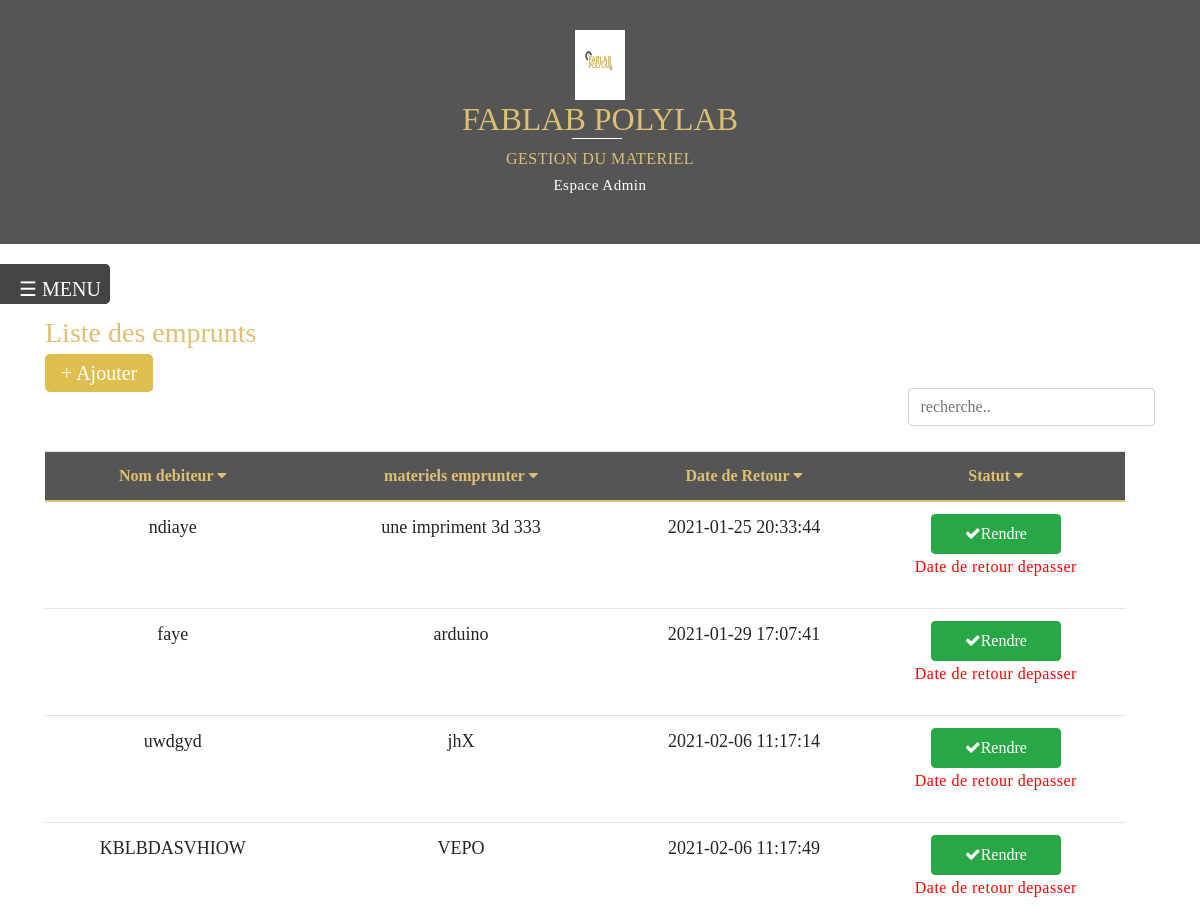
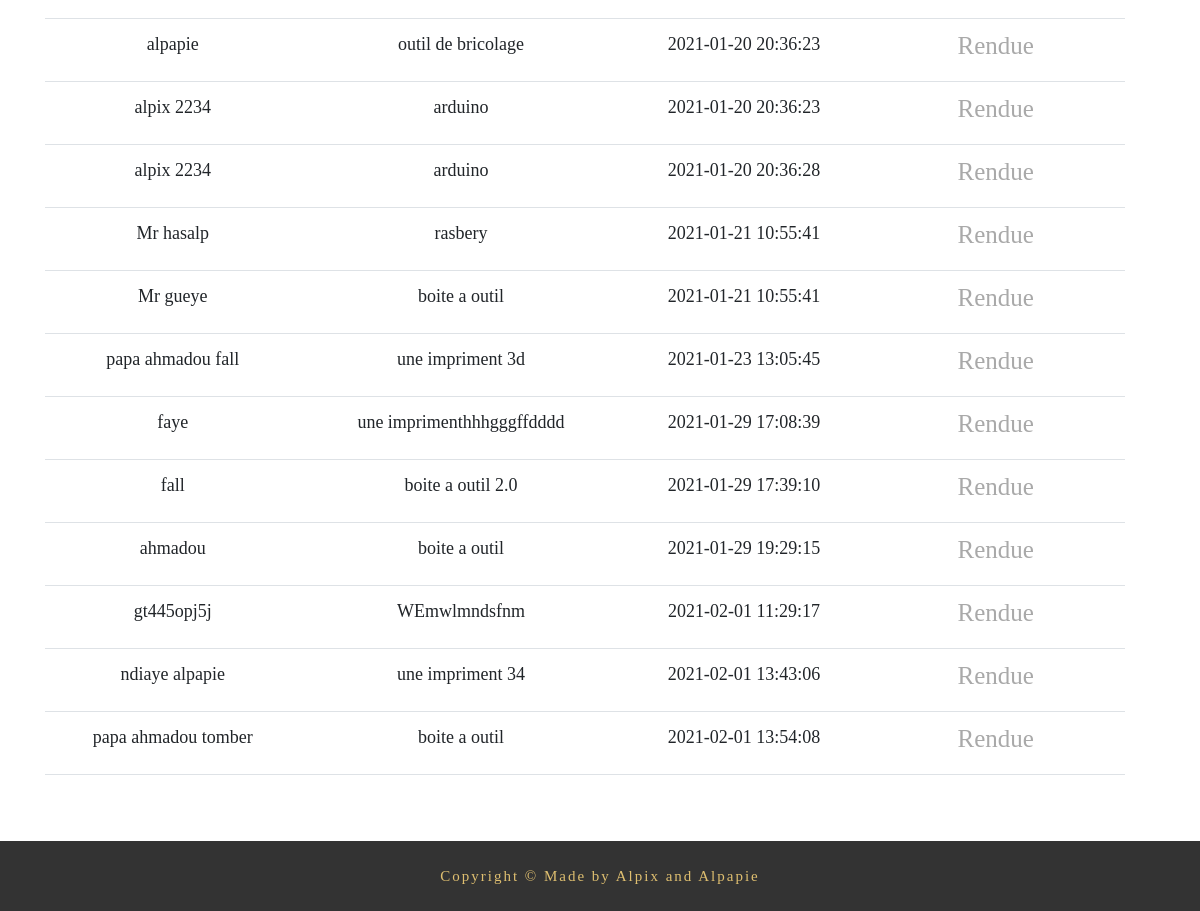
Screenshot of /empunt/listeEmprunt.php (signed in) with the database file from the repository (2 pictures, top to bottom).
### tables this page shows
CREATE TABLE IF NOT EXISTS `emprunt` (
  `id` int(60) NOT NULL AUTO_INCREMENT,
  `nom` varchar(256) NOT NULL,
  `materielEmprunter` varchar(256) NOT NULL,
  `descript` longtext NOT NULL,
  `date ajout` timestamp NOT NULL DEFAULT CURRENT_TIMESTAMP,
  `dateRetour` date NOT NULL,
  `rendu` tinyint(1) NOT NULL,
  PRIMARY KEY (`id`)
);

### empunt/listeEmprunt.php (the view, shortened to what this page needs)
<!DOCTYPE html>
<html lang="en">
<head>
    <link rel="stylesheet" href="../view/style.css">
    <link rel="stylesheet" href="../view/css/bootstrap.css">
    <link rel="stylesheet" type="text/css" href="../view/css/bootstrap.min.css">
    <link rel="stylesheet" media="screen and (max-width: 600px)" href="smartscreen.css">
</head>
<?php
include("../view/header.php");
include("./sidebar.php");
?>
</head>
<body>
<button class="openbtn" onclick="openNav()"> <span style="margin-right: -100px">☰ MENU</span></button>
<br><br>
<div class="container ">
  <br>
  <h3 class="h3">Liste des emprunts</h3>
  <a style="text-decoration: none" href="./ajouterEmprun.php
" class="liste-btn btn-lg active" role="button" aria-pressed="true" > + Ajouter</a>
<br>
<div  align="left" class=" row col-6 col-sm-3 search-container">
                     <input type="text" name="search" placeholder="recherche.." id="search" class="form-control" />
              <br>
              </div>
        <DIV class=" row col-12 col-sm-12 table-responsive ">
        <table style="font-size: 16px; text-align:center" class="table table-hover"  id="employee_table" data-toggle="table" data-search="true" data-show-columns="true">
          <thead>
            <tr>
              <th data-sortable="true" data-field="num de serie">Nom debiteur <i class="fa fa-caret-down" aria-hidden="true"></i></th>
               <th data-field="materiel emprunter" data-sortable="true" > materiels emprunter <i class="fa fa-caret-down" aria-hidden="true"></i></th>
               <th data-sortable="true" > Date de Retour <i class="fa fa-caret-down" aria-hidden="true"></i></th>
               <th>Statut <i class="fa fa-caret-down" aria-hidden="true"></i></th>
            </tr>
          </thead>
          <tbody >
 <?php
 require("../controller/connexion-bd.php");
 $req="SELECT * from emprunt order by rendu";
 $resultat=mysqli_query($connexion, $req);
 while ($ligne =mysqli_fetch_assoc($resultat)) {
  echo '<tr id="recherchert">
  <td id="color"  popup-open="popup'.$ligne['id'].'" href="javascript:void(0)">'
   .$ligne['nom'].'</td><td id="color" popup-open="popup'.$ligne['id'].'" href="javascript:void(0)">'
  .$ligne['materielEmprunter'].'</td><td id="color" popup-open="popup'.$ligne['id'].'" href="javascript:void(0)">'
  .$ligne['date ajout'].'</td><td > ';
  if ($ligne['rendu']==1) {
    echo '<h4 style="color:darkgray;font-size: 25px;">Rendue</h4>';
  }elseif($ligne['rendu']==0){
   echo ' <button class="btn btn-success "><a  href="../controller/listeEmpruntsup.php?id='.$ligne['id'].'"><i class="fa fa-check" style="color:white;"aria-hidden="true">Rendre</i></a></button>';
  }
  if(date('Y-m-d')>$ligne['dateRetour'] && $ligne['rendu']==0 ){
    echo '<p style="color:red" align=center> Date de retour depasser </p>';
    }
echo '</td> </tr>';
        }
 echo '</tbody></div> </table> </div> </div>';
 ?>
<footer class="footer">
        <p style="color: #dfbf70;" id="copy">Copyright &copy; Made by Alpix and Alpapie </p>
    </footer>
</body>
</html>
</body>

### view/header.php (shortened to what this page needs)
<!DOCTYPE html>
<html>
<head>
  <link href="https://cdn.jsdelivr.net/npm/bootstrap@5.0.0-beta1/dist/css/bootstrap.min.css" rel="stylesheet">
<link rel="stylesheet" href="https://cdnjs.cloudflare.com/ajax/libs/font-awesome/4.7.0/css/font-awesome.min.css">
    <link rel="stylesheet" href="https://stackpath.bootstrapcdn.com/bootstrap/4.4.1/css/bootstrap.min.css">
<link rel="stylesheet" href="https://unpkg.com/bootstrap-table@1.16.0/dist/bootstrap-table.min.css">
</head>
<body>
<div class="header">
  <img src="./logofablab.jpeg" alt="logo" width="50" height="70">
  <h2><a id="title" href="../gestion materiels/affichageMateriel.php">FABLAB POLYLAB</a> </h2>
  <p style="color: #dfbf70" >GESTION DU MATERIEL <br> <span style="color:white;font-size: 15px">Espace Admin</span></p>
</div>
</body>
</html>

### empunt/sidebar.php (shortened to what this page needs)
<!DOCTYPE html>
<html>
<head>
</head>
<body>
<button class="openbtn" onclick="openNav()"> <span style="margin-right: -100px">☰ MENU</span></button>
</body>
</html>

### view/style.css (style rules this page uses)
* { position: relative; margin: 0%; padding: 0%; font-family:'Bahnschrift'; }
* { box-sizing: border-box; }
body { margin: 0; font-size: 26px; }
a { text-decoration: none; }
footer.footer { position: relative; height: 70px; font-size: 16px; bottom: 0; display: flex; flex-direction: column; justify-content: center; }
#copy { font-size: 15px; letter-spacing: 2PX; margin: auto; }
footer.footer { text-align: center; background-color: #333; height: 50px; bottom: 0; width: 100%; color:#FFF; margin-top: 50px; }
body { font-family:'Arial'; }
button { margin-left: 80px; width: 130px; height: 40px; }

### empunt/listeEmprunt.php (style rules this page uses)
a { text-decoration: none !important ; }
#color { font-size: 18px; }
.liste-btn { background-color: #dfbe50; text-align: center; border: bold black 15px; border-radius: 4px; text-decoration: none; color: #fff; }
.openbtn { position:fixed; z-index: 1; font-size: 20px; cursor: pointer; background-color: #444; color: white; padding: 10px 15px; border: none; margin-left: 10px; margin-top: 20px; border-radius: 10px; transition: all .2s; left: -100px; width: 200px; transition: 0.3s; text-decoration: none; font-size: 20px; color: white; border-radius: 0 5px 5px 0; }
h3 { margin-top: 50px; color: #dfbf70 ; }
body { font-family:Arial, Helvetica, sans-serif; }
p { font-size:16px; line-height:26px; letter-spacing:0.5px; color:#484848; }
tr { cursor: pointer; }
th { color:#dfbf70; }
thead { background-color: #555; }
.search-container { float: right; }
button { background-color: #ddd; border: none; cursor: pointer; }
.search-container { float: right; display: inline; float: row; font-size: 17px; border: none; cursor: pointer; }
a { text-decoration: none; }
footer.footer { position: relative; height: 70px; font-size: 16px; bottom: 0; display: flex; flex-direction: column; justify-content: center; }
#copy { font-size: 15px; letter-spacing: 2PX; margin: auto; }

### view/header.php (style rules this page uses)
* { box-sizing: border-box; }
.header { position: relative; background-color: #555; padding: 30px; text-align: center; color:#dfbe50; font-size: 20px; }
a#title { color:#dfbf70; cursor: pointer; text-decoration: none; }
a#title::after { position: absolute; content: ""; width: 50px ; height: 1px; background-color: white; display: block; left: 40%; }
button { background-color: #ddd; border: none; cursor: pointer; }

### empunt/sidebar.php (style rules this page uses)
.openbtn { position:fixed; z-index: 1; font-size: 20px; cursor: pointer; background-color: #444; color: white; padding: 10px 15px; border: none; margin-left: 10px; margin-top: 20px; border-radius: 10px; transition: all .2s; left: -100px; width: 200px; transition: 0.3s; text-decoration: none; font-size: 20px; color: white; border-radius: 0 5px 5px 0; }

### rows the page displays
emprunt: nom "ndiaye", materielEmprunter "une impriment 3d 333", date ajout "2021-01-25 20:33:44", dateRetour "Date de retour depasser"
emprunt: nom "faye", materielEmprunter "arduino", date ajout "2021-01-29 17:07:41", dateRetour "Date de retour depasser"
emprunt: nom "uwdgyd", materielEmprunter "jhX", date ajout "2021-02-06 11:17:14", dateRetour "Date de retour depasser"
emprunt: nom "KBLBDASVHIOW", materielEmprunter "VEPO", date ajout "2021-02-06 11:17:49", dateRetour "Date de retour depasser"
emprunt: nom "alpapie", materielEmprunter "outil de bricolage", date ajout "2021-01-20 20:36:23", rendu "Rendue"
emprunt: nom "alpix 2234", materielEmprunter "arduino", date ajout "2021-01-20 20:36:23", rendu "Rendue"
emprunt: nom "alpix 2234", materielEmprunter "arduino", date ajout "2021-01-20 20:36:28", rendu "Rendue"
emprunt: nom "Mr hasalp", materielEmprunter "rasbery", date ajout "2021-01-21 10:55:41", rendu "Rendue"
emprunt: nom "Mr gueye", materielEmprunter "boite a outil", date ajout "2021-01-21 10:55:41", rendu "Rendue"
emprunt: nom "papa ahmadou fall", materielEmprunter "une impriment 3d", date ajout "2021-01-23 13:05:45", rendu "Rendue"
emprunt: nom "faye", materielEmprunter "une imprimenthhhgggffdddd", date ajout "2021-01-29 17:08:39", rendu "Rendue"
emprunt: nom "fall", materielEmprunter "boite a outil 2.0", date ajout "2021-01-29 17:39:10", rendu "Rendue"
emprunt: nom "ahmadou", materielEmprunter "boite a outil", date ajout "2021-01-29 19:29:15", rendu "Rendue"
emprunt: nom "gt445opj5j", materielEmprunter "WEmwlmndsfnm", date ajout "2021-02-01 11:29:17", rendu "Rendue"
emprunt: nom "ndiaye alpapie", materielEmprunter "une impriment 34", date ajout "2021-02-01 13:43:06", rendu "Rendue"
emprunt: nom "papa ahmadou tomber", materielEmprunter "boite a outil", date ajout "2021-02-01 13:54:08", rendu "Rendue"
